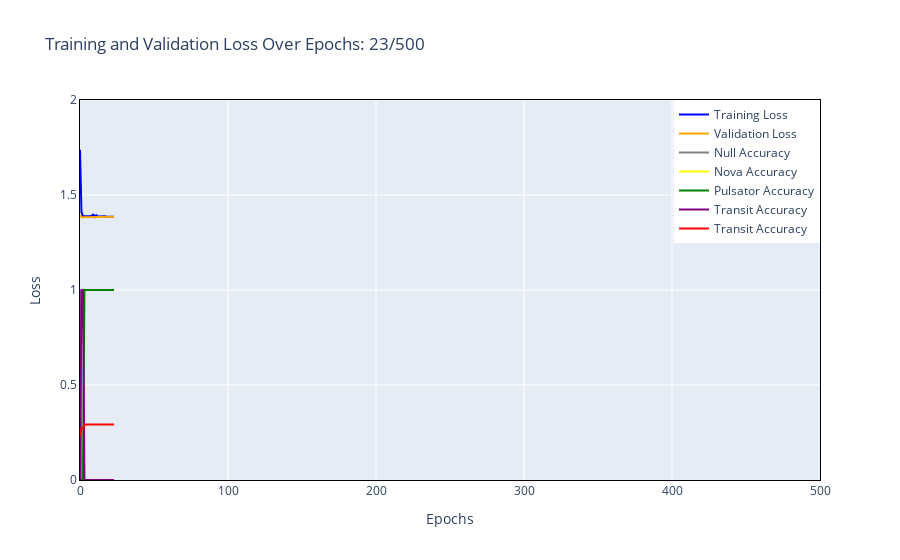

The code cell stored with this chart in its notebook:
### Markdown cell above
# Training Loop (Single)

### Code cell
EPOCHS = 500
lr = 0.007

model = FluxAnomalyPredictionTF(20, 0.15, bn=False, features=3, residual=0).to(device)

optim = torch.optim.Adam(model.parameters(), lr=lr)
loss_fn = nn.CrossEntropyLoss().to(device)

progress_bar = tqdm(total=EPOCHS, desc="Training Progress")

trainloss = []
validloss = []

nullts = []
novats = []
pulsatingts = []
transitts = []
accuracyts = []

for e in range(EPOCHS):
  epoch_loss = []
  valid_loss = []

  null_correct = 0
  nova_correct = 0
  pulsating_correct = 0
  transit_correct = 0
  correct = 0


  novas = 0
  pulsators = 0
  transits = 0
  nulls = 0
  exs = 0

  for data, label in train:

    model.train()
    out = model(data)

    loss = loss_fn(out, label)

    epoch_loss.append(loss.item())

    loss.backward()
    optim.step()
    optim.zero_grad()


  for data, label in valid:
    model.eval()
    out = model(data)
    loss = loss_fn(out, label)
    valid_loss.append(loss.item())
    i = torch.argmax(out, dim=1).cpu()
    j = torch.argmax(label, dim=1).cpu()

    for idx, jdx in zip(i,j):
      exs += 1
      if idx == jdx:
        correct += 1

      if jdx == 0:
        nulls += 1
        if idx == jdx:
          null_correct += 1

      if jdx == 1:
        novas += 1
        if idx == jdx:
          nova_correct +=1
      if jdx == 2:
        pulsators += 1
        if idx == jdx:
          pulsating_correct +=1
      if jdx == 3:
        transits += 1
        if idx == jdx:
          transit_correct +=1

  training_loss_epoch = np.mean(epoch_loss)
  validation_loss_epoch = np.mean(valid_loss)

  nullac = null_correct / (nulls + 0.000001)
  novacc = nova_correct / (novas + 0.000001)
  pulsatoracc = pulsating_correct / (pulsators + 0.00001)
  transitacc = transit_correct / (transits + 0.00001)
  accuracy = correct / exs

  trainloss.append(training_loss_epoch)
  validloss.append(validation_loss_epoch)

  nullts.append(nullac)
  novats.append(novacc)
  pulsatingts.append(pulsatoracc)
  transitts.append(transitacc)
  accuracyts.append(accuracy)


  progress_bar.update(1)
  p = getprogressplot(trainloss, validloss, accuracyts, nullts, novats, pulsatingts, transitts, EPOCHS, e)
  clear_output(wait=False)
  display(p)

  print("Epoch ", e, ": ", training_loss_epoch)
  print("nulls:", nullac, "novas: ", novacc, "pulsators: ", pulsatoracc, "transits: ", transitacc)

x = range(EPOCHS)

p = getprogressplot(trainloss, validloss, accuracyts, nullts, novats, pulsatingts, transitts, EPOCHS, e)
clear_output(wait=True)
display(p)
print("Epoch ", e, ": ", training_loss_epoch)

with open(ROOT + "models/model.pt", "wb") as f:
  torch.save(model.named_parameters(),f)

### Figure 1 — Plotly figure (JSON) as saved in the notebook; plotly's stock layout.template omitted (floating-point values rounded to 4 significant figures; data arrays with more than 128 entries replaced by an {"elided": "..."} marker saying what was removed)
{"data": [{"line": {"color": "blue"}, "mode": "lines", "name": "Training Loss", "type": "scatter", "x": {"elided": "500 int values"}, "y": [1.738, 1.409, 1.388, 1.388, 1.389, 1.385, 1.385, 1.388, 1.392, 1.396, 1.384, 1.393, 1.386, 1.387, 1.388, 1.387, 1.386, 1.388, 1.386, 1.386, 1.388, 1.386, 1.386, 1.386]}, {"line": {"color": "orange"}, "mode": "lines", "name": "Validation Loss", "type": "scatter", "x": {"elided": "500 int values"}, "y": [1.395, 1.383, 1.382, 1.382, 1.383, 1.383, 1.383, 1.383, 1.383, 1.383, 1.383, 1.384, 1.384, 1.384, 1.384, 1.385, 1.385, 1.385, 1.385, 1.386, 1.386, 1.386, 1.386, 1.386]}, {"line": {"color": "gray"}, "mode": "lines", "name": "Null Accuracy", "type": "scatter", "x": {"elided": "500 int values"}, "y": [1.0, 0, 0, 0, 0, 0, 0, 0, 0, 0, 0, 0, 0, 0, 0, 0, 0, 0, 0, 0, 0, 0, 0, 0]}, {"line": {"color": "yellow"}, "mode": "lines", "name": "Nova Accuracy", "type": "scatter", "x": {"elided": "500 int values"}, "y": [0, 0, 0, 0, 0, 0, 0, 0, 0, 0, 0, 0, 0, 0, 0, 0, 0, 0, 0, 0, 0, 0, 0, 0]}, {"line": {"color": "green"}, "mode": "lines", "name": "Pulsator Accuracy", "type": "scatter", "x": {"elided": "500 int values"}, "y": [0, 0, 0, 1.0, 1.0, 1.0, 1.0, 1.0, 1.0, 1.0, 1.0, 1.0, 1.0, 1.0, 1.0, 1.0, 1.0, 1.0, 1.0, 1.0, 1.0, 1.0, 1.0, 1.0]}, {"line": {"color": "purple"}, "mode": "lines", "name": "Transit Accuracy", "type": "scatter", "x": {"elided": "500 int values"}, "y": [0, 1.0, 1.0, 0, 0, 0, 0, 0, 0, 0, 0, 0, 0, 0, 0, 0, 0, 0, 0, 0, 0, 0, 0, 0]}, {"line": {"color": "red"}, "mode": "lines", "name": "Transit Accuracy", "type": "scatter", "x": {"elided": "500 int values"}, "y": [0.2292, 0.2708, 0.2708, 0.2917, 0.2917, 0.2917, 0.2917, 0.2917, 0.2917, 0.2917, 0.2917, 0.2917, 0.2917, 0.2917, 0.2917, 0.2917, 0.2917, 0.2917, 0.2917, 0.2917, 0.2917, 0.2917, 0.2917, 0.2917]}], "layout": {"legend": {"x": 1, "xanchor": "right", "y": 1, "yanchor": "top"}, "title": {"text": "Training and Validation Loss Over Epochs: 23/500"}, "xaxis": {"linecolor": "black", "linewidth": 1, "mirror": true, "range": [0, 500], "showline": true, "tickfont": {"size": 12}, "title": {"text": "Epochs"}}, "yaxis": {"linecolor": "black", "linewidth": 1, "mirror": true, "range": [0, 2], "showline": true, "tickfont": {"size": 12}, "title": {"text": "Loss"}}}}
